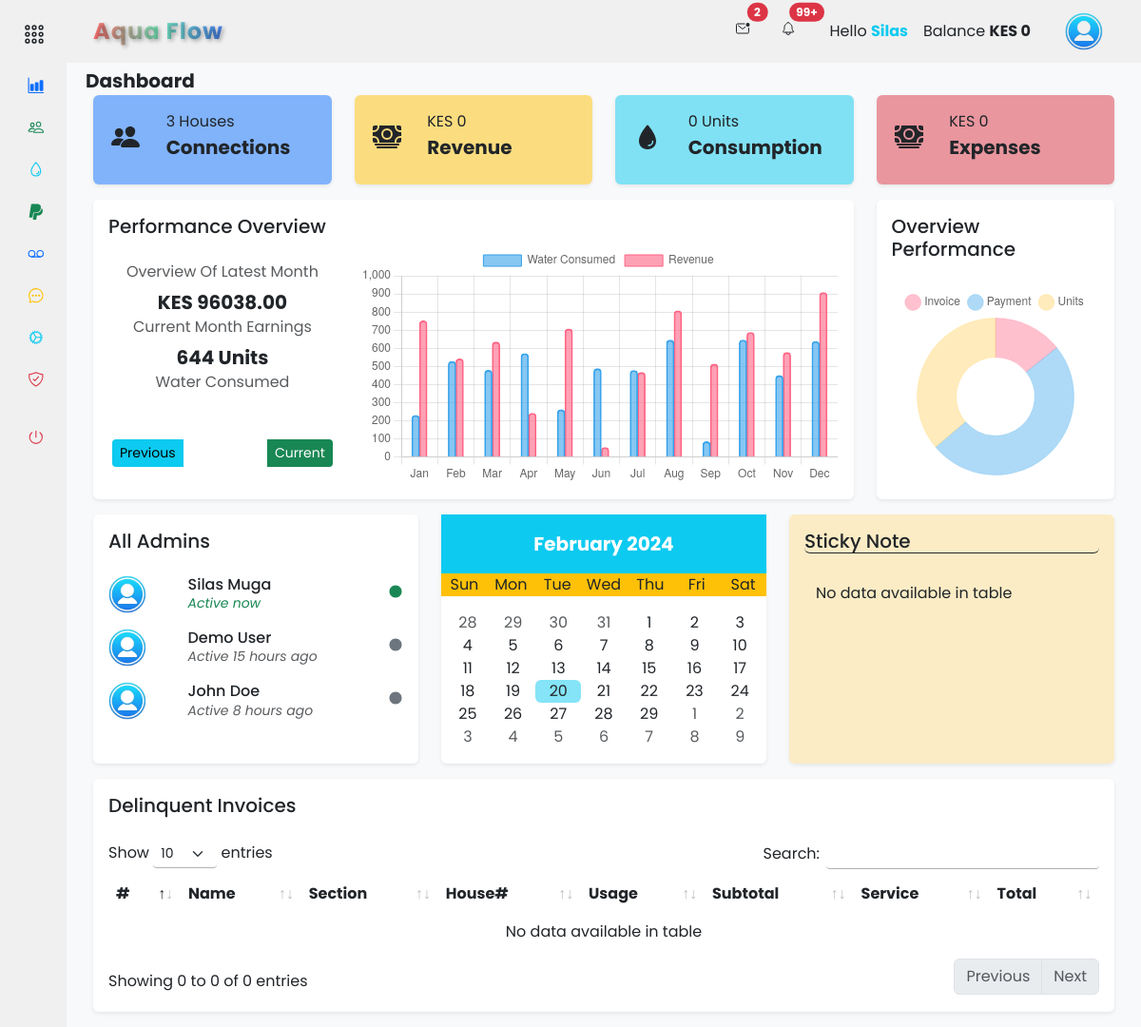
Page /accounts/dashboard/dashboard (signed in) on the earlier database version.
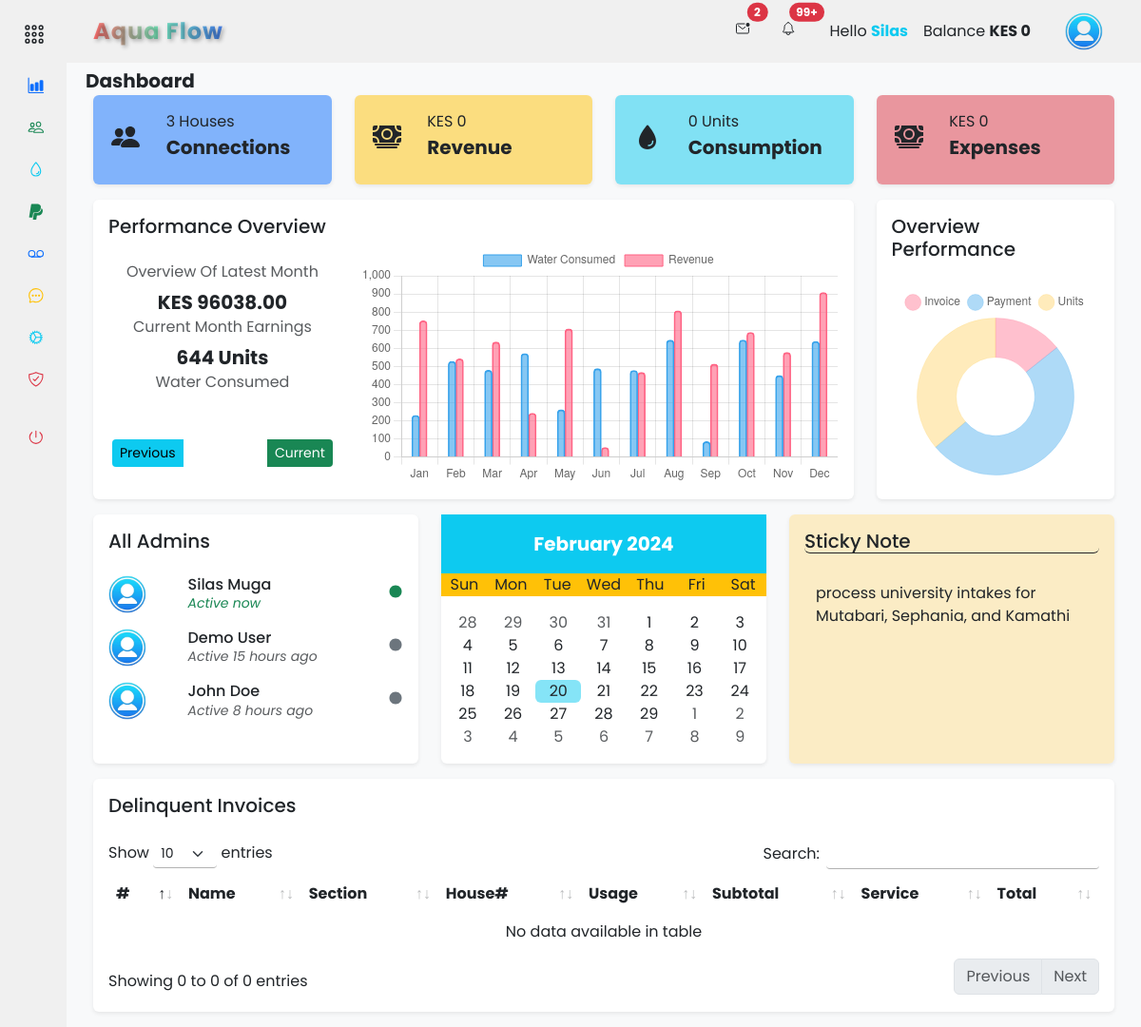
Same page on the later database version.
### app/backend/database/models.py (models this page shows, shortened)
class Note(db.Model):
    id = db.Column(db.Integer, primary_key=True)
    user_id = db.Column(db.Integer, db.ForeignKey('user.id'), nullable=False)
    content = db.Column(db.Text, nullable=False)

class User(db.Model, UserMixin):
    id = db.Column(db.Integer, primary_key=True)
    mobile_number = db.Column(db.String(20), unique=True, nullable=False)
    password_hash = db.Column(db.String(128), nullable=False)
    first_name = db.Column(db.String(50))
    last_name = db.Column(db.String(50))
    email = db.Column(db.String(120))
    house_section = db.Column(db.String(50))
    house_number = db.Column(db.String(20))
    profile_image = db.Column(db.String(255))
    is_active = db.Column(db.Boolean, default=True)
    is_admin = db.Column(db.Boolean, default=False)
    balance = db.Column(db.Float, default=0)
    unique_user_id = db.Column(db.String(6), unique=True, nullable=True)
    last_login = db.Column(db.DateTime)
    last_logout = db.Column(db.DateTime)
    meter_readings = db.relationship('MeterReading', backref='user', lazy=True)
    payments = db.relationship('Payment', backref='user', lazy=True)

### app/backend/accounts/dashboard/routes.py (the view)
@dashboard_bp.route('/dashboard')
@login_required
def dashboard():
    now = datetime.utcnow() + timedelta(hours=3)
    people_list = User.query.all()
    total_houses = User.query.count()
    total_revenue = sum(payment.amount for payment in Payment.query.all())
    total_consumption = sum(reading.consumed for reading in MeterReading.query.all())
    total_expenses = sum(expense.amount for expense in Payment.query.filter_by(status=True))
    invoices = MeterReading.query.all()
    content_form = StickyNoteForm()
    sticky_note_content = Note.query.all()
    return render_template('accounts/dashboard.html',
                            now=now,
                            people_list=people_list,
                            total_houses=total_houses,
                            total_revenue=total_revenue,
                            total_consumption=total_consumption,
                            total_expenses=total_expenses,
                            hide_footer=True,
                            invoices=invoices,
                            content_form=content_form,
                            sticky_note_content=sticky_note_content)

### app/backend/accounts/dashboard/forms.py
class StickyNoteForm(FlaskForm):
    content = IntegerField('Sticky Note')
    submit = SubmitField('Submit')

### app/backend/accounts/accounts_context.py (called while the page is built)
def accounts_context():
    settings = Settings.query.first()
    company_name = settings.company_name if settings else 'ApoGen'
    bank_name = settings.bank_name if settings else 'M-Pesa'
    paybill = settings.paybill if settings else '123456'
    account_number = settings.account_number if settings else '123456789'
    contact_number = settings.contact_number if settings else '0722000111'
    total_bill = db.session.query(func.sum(MeterReading.total_price)).filter(MeterReading.reading_status == False).scalar()
    total_bill = total_bill or 0
    return {
        'company_name': company_name,
        'bank_name': bank_name,
        'paybill': paybill,
        'account_number': account_number,
        'contact_number': contact_number,
        'total_bill': total_bill
    }

def inject_now():
    return {'now': datetime.utcnow() + timedelta(hours=3)}

### app/frontend/templates/accounts/dashboard.html (shortened to what the changed rows need)
{% extends "base.html" %} {% block content %}
<div class="container-fluid">
    <script>
      const chart2 = document.querySelectorAll(".chart2");
      chart2.forEach(function (chart) {
        var ctx = chart.getContext("2d");
        // Function to generate random data for doughnut chart
        function generateRandomData() {
          return [
            Math.floor(Math.random() * 1000),
            Math.floor(Math.random() * 1000),
            Math.floor(Math.random() * 1000),
          ];
        }
        var data = generateRandomData();
        var myChart = new Chart(ctx, {
          type: "doughnut",
          data: {
            labels: ["Invoice", "Payment", "Units"],
            datasets: [
              {
                label: "# of Votes",
                data: data,
                backgroundColor: [
                  "rgba(255, 99, 132, 0.4)",
                  "rgba(54, 162, 235, 0.4)",
                  "rgba(255, 206, 86, 0.4)",
                ],
                borderColor: [
                  "rgba(255, 99, 132, 0.2)",
                  "rgba(54, 162, 235, 0.2)",
                  "rgba(255, 206, 86, 0.2)",
                ],
                borderWidth: 1,
              },
            ],
          },
          options: {
            layout: {
              padding: {
                top: 20,
              },
            },
            plugins: {
              legend: {
                display: true,
                position: "top",
                labels: {
                  usePointStyle: true,
                  pointStyle: "circle",
                },
              },
            },
            scales: {
              display: false,
            },
          },
        });
      });
    </script>
  <div class="row px-3">
    <div class="col-md-4 mb-3">
      <div
        class="card border-0 rounded shadow-sm h-100"
        style="background-color: rgba(255, 224, 146, 0.5)"
      >
        <div class="card-body">
          <form
            method="post"
            action="{{ url_for('accounts.dashboard.save_sticky_note') }}"
            id="sticky-note-form"
          >
            <textarea
              id="sticky-note-input"
              name="content"
              class="form-control border-0 text-start sticky-note"
              style="resize: none; height: 150px; background-color: transparent"
              placeholder="Type your notes here..."
            >{% for note in sticky_note_content %}{% if note.user_id == current_user.id %}{{ note.content }}{% endif %}{% endfor %}</textarea>
          </form>
        </div>
      </div>
    </div>
  </div>
  <div class="col-md-12 mb-3 px-3">
    <div class="card border-0 shadow-sm h-100">
      <div class="card-body">
        <div class="table-responsive">
          <table class="table table-borderless data-table">
            <thead>
              <tr>
                <th>#</th>
                <th>Name</th>
                <th>Section</th>
                <th>House#</th>
                <th>Usage</th>
                <th>Subtotal</th>
                <th>Service</th>
                <th>Total</th>
              </tr>
            </thead>
          </table>
        </div>
      </div>
    </div>
  </div>
</div>
</div>
{% endblock %}

Differences in the rows shown:
changed Note: content "No data available in table" → "process university intakes for Mutabari, Sephania, and Kamathi"
